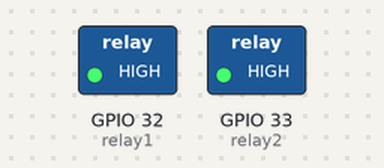
The sketch below on a simulated ESP32. On the bench: switched loads named in the sketch (green lamp = pin HIGH).

Above: at 0.6 s.
At 2.1 s:
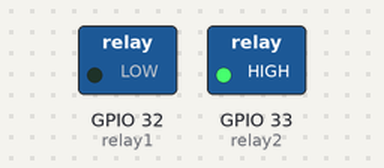
At 3.6 s:
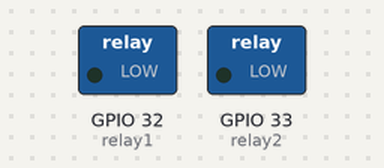
At 6.6 s:
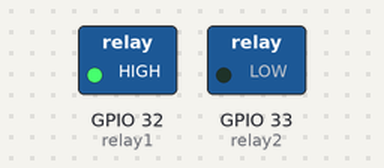
Timing chart, 0 to 7.9 s (numbered marks = the images above):
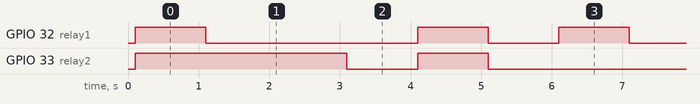

Measured:
- by itself, GPIO 32 (relay1): repeats every 6.0 s: HIGH 1.0 s, LOW 1.0 s, HIGH 1.0 s, LOW 3.0 s
- by itself, GPIO 33 (relay2): repeats every 6.0 s: HIGH 1.0 s, LOW 3.0 s, HIGH 1.0 s, LOW 1.0 s
- by itself, everything shown: repeats every 36.0 s, in 36 steps

The sketch:

00ESP32_Test_Relay.ino
```cpp
#define relay1        32
#define relay2        33
//==========Setup==========//
void setup()
{
  Serial.begin(9600);
  delay(100);
//Set Mode
  pinMode(relay1,OUTPUT);
  pinMode(relay2,OUTPUT);
//Set default status
  digitalWrite(relay1,HIGH);
  digitalWrite(relay2,HIGH);
}
//==========Setup==========//

//=====Loop Function======//
void loop() {
  digitalWrite(relay1,HIGH);
  delay(1000);
  digitalWrite(relay1,LOW);
  delay(1000);

  digitalWrite(relay2,HIGH);
  delay(1000);
  digitalWrite(relay2,LOW);
  delay(1000);


  digitalWrite(relay1,HIGH);
  digitalWrite(relay2,HIGH);
  delay(1000);

  digitalWrite(relay1,LOW);
  digitalWrite(relay2,LOW);
  delay(1000);
}
//=====Loop Function======//
```
